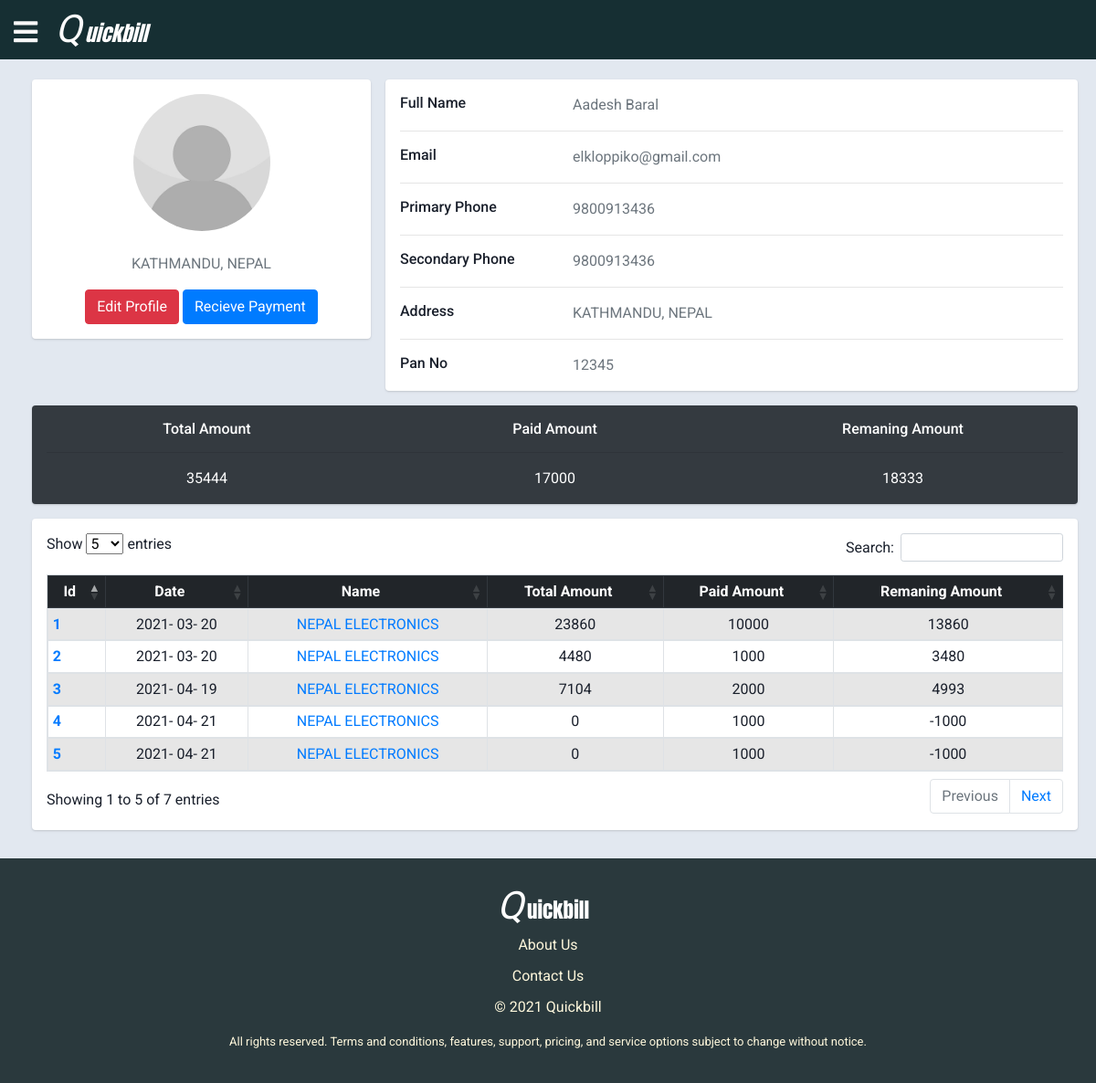
/NEPAL ELECTRONICS/costumer (signed in), run on the app's committed database.
### Quickbill/invoice/models.py (models this page shows, shortened)
class Customer(db.Model):
    __tablename__='customer'
    id = db.Column(db.Integer,primary_key=True)
    firstname = db.Column(db.String,nullable = False)
    lastname = db.Column(db.String,nullable = False)
    companyname = db.Column(db.String,unique=True,index=True)
    email = db.Column(db.String,nullable = True)
    primary_no = db.Column(db.String,nullable = False)
    secondary_no = db.Column(db.String,nullable = True)
    address = db.Column(db.Text, nullable = True)
    pan_no  = db.Column(db.String,nullable = True)

class SalesInvoice(db.Model):
    __tablename__ = 'sales_invoice'
    admin = db.relationship(User)
    id = db.Column(db.Integer, primary_key=True)
    admin_id=db.Column(db.Integer,db.ForeignKey('admin.id'),nullable=False)
    date = db.Column(db.DateTime, nullable=False, default=datetime.date.today())
    name = db.Column(db.Text, nullable=False)
    total_amount = db.Column(db.Integer,default=0)
    paid_amount = db.Column(db.Integer)
    remaning_amount = db.Column(db.Integer,default=0)
    discount = db.Column(db.Integer,nullable=True, default=0)

### Quickbill/invoice/application/views.py (the view)
@application.route('/<costumer_name>/costumer', methods=["GET", "POST"])
@login_required
def profile(costumer_name):
    form1 = RecieveForm()
    total_amount = 0
    paid_amount = 0
    remaning_amount = 0
    client = Customer.query.filter_by(
        companyname=costumer_name).first()
    items = SalesInvoice.query.filter_by(
        name=costumer_name)
    for i in items:
        total_amount += i.total_amount
        paid_amount += i.paid_amount
        remaning_amount += i.remaning_amount
    if form1.submit.data:
        paid(costumer_name, SalesInvoice, form1, 'customer')
    return render_template('profile.html', name=costumer_name, total_amount=total_amount, items=items,
                           paid_amount=paid_amount, remaning_amount=remaning_amount, title=costumer_name, client=client, form1=form1)

### Quickbill/invoice/forms.py
class RecieveForm(FlaskForm):
    paid_amount = IntegerField('Paid Amount')
    submit = SubmitField('Submit')

### Quickbill/invoice/models.py (called while the page is built)
@login_manager.user_loader
def load_user(user_id):
    return User.query.get(user_id)

### Quickbill/invoice/templates/profile.html (shortened to what this page needs)
{% extends "appbase.html"%}
{% block content %}
<div class="main-body">
    <div class="row gutters-sm">
        <div class="col-md-4 mb-3">
            <div class="card">
                <div class="card-body">
                    <div class="d-flex flex-column align-items-center text-center">
                        <img src="../static/images/profile_pics/default_profile.png" alt="Admin" class="rounded-circle"
                            width="150">
                        <div class="mt-3">
                            <p class="text-muted font-size-sm">{{client.address}}</p>
                            <button class="btn btn-danger">Edit Profile</button>
                            <button class="btn btn-primary"data-toggle="modal" data-target="#recieve_payment">Recieve Payment</button>
                        </div>
                    </div>
                </div>
            </div>
        </div>
        <div class="col-md-8">
            <div class="card mb-3">
                <div class="card-body">
                    <div class="row">
                        <div class="col-sm-3">
                            <h6 class="mb-0">Full Name</h6>
                        </div>
                        <div class="col-sm-9 text-secondary">
                            {{client.firstname}} {{client.lastname}}
                        </div>
                    </div>
                    <hr>
                    <div class="row">
                        <div class="col-sm-3">
                            <h6 class="mb-0">Email</h6>
                        </div>
                        <div class="col-sm-9 text-secondary">
                           {{client.email}}
                        </div>
                    </div>
                    <hr>
                    <div class="row">
                        <div class="col-sm-3">
                            <h6 class="mb-0">Primary Phone</h6>
                        </div>
                        <div class="col-sm-9 text-secondary">
                            {{client.primary_no}}
                        </div>
                    </div>
                    <hr>
                    <div class="row">
                        <div class="col-sm-3">
                            <h6 class="mb-0">Secondary Phone</h6>
                        </div>
                        <div class="col-sm-9 text-secondary">
                            {{client.secondary_no}}
                        </div>
                    </div>
                    <hr>
                    <div class="row">
                        <div class="col-sm-3">
                            <h6 class="mb-0">Address</h6>
                        </div>
                        <div class="col-sm-9 text-secondary">
                           {{client.address}}
                        </div>
                    </div>
                    <hr>
                    <div class="row ">
                        <div class="col-sm-3">
                            <h6 class="mb-0">Pan No</h6>
                        </div>
                        <div class="col-sm-9 text-secondary">
                            {{client.pan_no}}
                        </div>
                    </div>
                </div>
            </div>
        </div>
        <div class="col-md-12 ">
            <div class="card mb-3 bg-dark text-white">
                <div class="card-body ">
                    <div class="row">
                        <div class="col-sm-4 text-center">
                            <h6 class="mb-0">Total Amount</h6>
                        </div>
                        <div class="col-sm-4 text-center">
                            <h6 class="mb-0">Paid Amount</h6>
                        </div>
                        <div class="col-sm-4 text-center">
                            <h6 class="mb-0">Remaning Amount</h6>
                        </div>
                    </div>
                    <hr>
                    <div class="row">
                        <div class="col-sm-4 text-white text-center">
                            {{total_amount}}
                        </div>
                        <div class="col-sm-4 text-white text-center">
                            {{paid_amount}}
                        </div>
                        <div class="col-sm-4 text-white text-center">
                            {{remaning_amount}}
                        </div>
                    </div>
                </div>
            </div>
        </div>
        <div class="col-md-12">
            <div class="card mb-3">
                <div class="card-body">
                    <table class="display table table-striped table-bordered table-sm compact " style="width:100%;">
                        <thead class="thead-dark">
                            <tr>
                                <th class="text-center">Id</th>
                                <th class="text-center">Date</th>
                                <th class="text-center">Name</th>
                                <th class="text-center">Total Amount</th>
                                <th class="text-center">Paid Amount</th>
                                <th class="text-center">Remaning Amount</th>
                            </tr>
                        </thead>
                        <tbody>
                            {% for i in items %}
                            <tr>
                                <th scope="row"><a href="{{ url_for('application.voucher_id',id=i.id) }}">{{ i.id }}</a>
                                </th>
                                <td class="text-center">{{ i.date.strftime('%Y- %m- %d')}}</td>
                                <td class="text-center"><a
                                        href="{{ url_for('application.profile',costumer_name=i.name) }}">{{i.name}}</a>
                                </td>
                                <td class="text-center">{{i.total_amount}}</td>
                                <td class="text-center">{{i.paid_amount}}</td>
                                <td class="text-center">{{i.remaning_amount}}</td>
                            </tr>
                            {% endfor %}
                        </tbody>
                    </table>
                </div>
            </div>
        </div>
    </div>
</div>
<link rel="stylesheet" href="  https://cdn.datatables.net/buttons/1.6.4/css/buttons.dataTables.min.css">
<link rel="stylesheet" href=" https://cdn.datatables.net/1.10.22/css/dataTables.bootstrap5.min.css">
{% endblock %}

### Quickbill/invoice/templates/appbase.html (shortened to what this page needs)
<!DOCTYPE html>
<html lang="en">
    <head>
        <link rel="stylesheet" href="https://use.fontawesome.com/releases/v5.6.3/css/all.css"
>
        <link rel="stylesheet" href="../static/css/bootstrap.min.css">
        <link rel="stylesheet" type="text/css" href="../static/css/jquery.mmenu.all.css" />
        <link rel="stylesheet" href="../static/css/style.css">
    </head>
    <body>
        <div class="page">
            <header class="header ">
                <a href="#my-menu"><i class="fa fa-bars"></i></a>
                <a href="/">
                    <i class="icon">Q</i>
                    <i class="logo">uickbill &nbsp;</i>
                </a>
            </header>
            <div class='main_container'>
                <br><br><br>
                {% block content %}
                {% endblock %}
            </div>
            <footer style="background-color: rgb(42, 57, 61); padding-top: 20px; padding-bottom: 10px;">
                <div>
                    <div style="text-align: center;">
                        <a href="/">
                            <div class='footer-logo'>
                                <i class="icon">Q</i>
                                <div class="logo">uickbill &nbsp;</div>
                            </div>
                        </a>
                    </div>
                    <div class="text-center" style=" padding-bottom: 10px;">
                        <a href="" style="color: cornsilk;"> About Us </a>
                    </div>
                    <div class="text-center " style=" padding-bottom: 10px;">
                        <a href="" style="color: cornsilk;">Contact Us </a>
                    </div>
                    <div class="text-center " style=" padding-bottom: 10px;">
                        <p style="color: cornsilk;"> &copy; 2021 Quickbill </p>
                        <p style="color: cornsilk; font-size: 13px;">All rights reserved. Terms and conditions,
                            features,
                            support, pricing, and service options subject to change without notice.</p>
                    </div>
                </div>
            </footer>
        </div>
    </body>
</html>

### Quickbill/invoice/static/css/style.css (style rules this page uses)
body { font-family: Roboto, "arial"; margin: 0; }
html { margin: 0; padding: 0; }
.header { background: rgb(22, 47, 51); position: fixed; z-index: 999; width: 100%; transition: background-color 0.5s ease; }
.logo { display: inline-block; font-size: 23px; color: white; padding: 0px; font-family: anton; }
.icon { font-size: 42px; color: rgb(253, 253, 253); font-family: 'Rye'; }
header .fa-bars { font-size: 30px; padding: 15px; color: rgb(248, 248, 248); }
.footer-logo { background: transparent; z-index: 999; display: inline-block; position: relative; }
.main_container { padding-left: 20px; padding-right: 5px; }

### Quickbill/invoice/templates/profile.html (style rules this page uses)
body { margin-top: 0px; color: #1a202c; text-align: left; background-color: #e2e8f0; }
.main-body { padding: 15px; }
.card { box-shadow: 0 1px 3px 0 rgba(0, 0, 0, .1), 0 1px 2px 0 rgba(0, 0, 0, .06); }
.card { position: relative; display: flex; flex-direction: column; min-width: 0; word-wrap: break-word; background-color: #fff; background-clip: border-box; border: 0 solid rgba(0, 0, 0, .125); border-radius: .25rem; }
.card-body { flex: 1 1 auto; min-height: 1px; padding: 1rem; }
.gutters-sm { margin-right: -8px; margin-left: -8px; }
.gutters-sm>.col, .gutters-sm>[class*=col-] { padding-right: 8px; padding-left: 8px; }
.mb-3, .my-3 { margin-bottom: 1rem !important; }

### data on the page
Customer: address "KATHMANDU, NEPAL", firstname "Aadesh", lastname "Baral", email "elkloppiko@gmail.com", primary_no "9800913436", secondary_no "9800913436", pan_no "12345"
SalesInvoice: id "1", date "2021- 03- 20", name "NEPAL ELECTRONICS", total_amount "23860", paid_amount "10000", remaning_amount "13860"
SalesInvoice: id "2", date "2021- 03- 20", name "NEPAL ELECTRONICS", total_amount "4480", paid_amount "1000", remaning_amount "3480"
SalesInvoice: id "3", date "2021- 04- 19", name "NEPAL ELECTRONICS", total_amount "7104", paid_amount "2000", remaning_amount "4993"
SalesInvoice: id "4", date "2021- 04- 21", name "NEPAL ELECTRONICS", total_amount "0", paid_amount "1000", remaning_amount "-1000"
SalesInvoice: id "5", date "2021- 04- 21", name "NEPAL ELECTRONICS", total_amount "0", paid_amount "1000", remaning_amount "-1000"

### other printed values
{{ total_amount }} "35444"
{{ paid_amount }} "17000"
{{ remaning_amount }} "18333"
